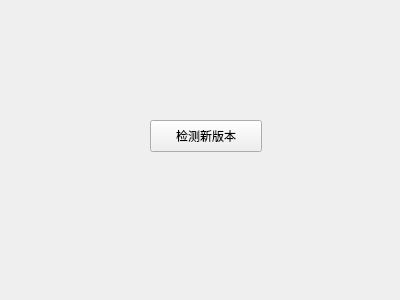
<?xml version="1.0" encoding="UTF-8"?>
<ui version="4.0">
 <class>SparkleAutoUpdater</class>
 <widget class="QWidget" name="SparkleAutoUpdater">
  <property name="geometry">
   <rect>
    <x>0</x>
    <y>0</y>
    <width>400</width>
    <height>300</height>
   </rect>
  </property>
  <property name="windowTitle">
   <string>SparkleAutoUpdater</string>
  </property>
  <widget class="QPushButton" name="btnUpdater">
   <property name="geometry">
    <rect>
     <x>150</x>
     <y>120</y>
     <width>112</width>
     <height>32</height>
    </rect>
   </property>
   <property name="text">
    <string>检测新版本</string>
   </property>
  </widget>
 </widget>
 <resources/>
 <connections/>
</ui>
